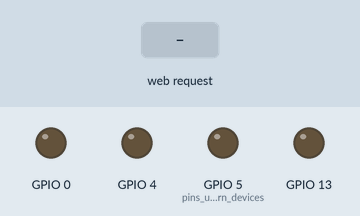
A sketch run on a simulated ESP8266 (NodeMCU). Shown: output pins drawn as LEDs (lit = HIGH). The inputs (shaded band) are chosen by the test bench. WiFi joins after 1.5 s; servers stay silent unless stated; what the sketch prints to the serial monitor is not drawn.

Above: at 2.7 s.
2.8 s: HTTP request GET /light1on received
At 4.0 s:
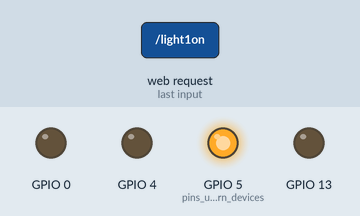
4.3 s: HTTP request GET /light2on received
At 5.2 s:
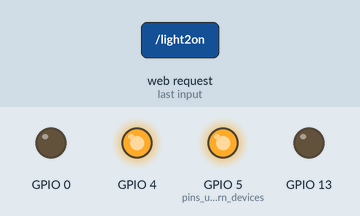
5.8 s: HTTP request GET /light1off received
At 6.4 s:
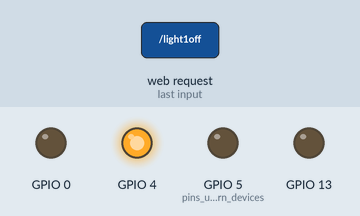
7.3 s: HTTP request GET /light3on received
At 7.6 s:
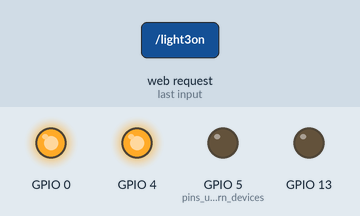
8.8 s: HTTP request GET /light2off received
At 9.9 s:
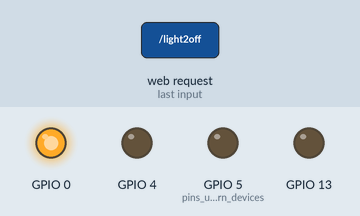
10.3 s: HTTP request GET /light4on received
At 11.0 s:
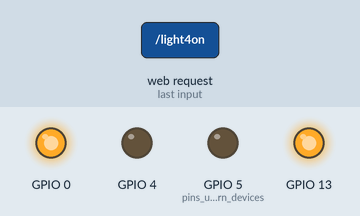
Timing chart, 0 to 12.8 s (numbered marks = the images above; inputs shaded):
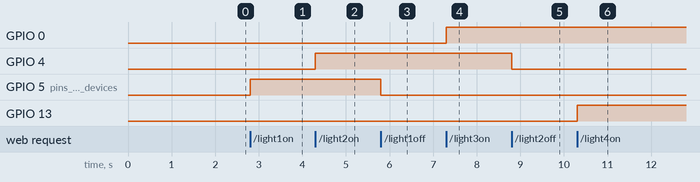

The sketch:

NodemcuWifiServoExample.ino
```cpp
//Wifi Arduino Servo Control with NodeMCU Example Code
//by Kreezy(KRosa) 1.12.2018

//Example Video can be found @ https://youtu.be/q4Ya8fxmjBw

//Upload this to your ESP8266 NodeMCU

#include <ESP8266WiFi.h>                // include esp8266wifi library

const char* ssid = "SSID";             // enter your wifi's ssid name inside the ""'s

const char* password = "PASSWORD";     // enter your wifi's password inside the ""'s


WiFiServer server(80);                // wifi server setup

void setup() {
  Serial.begin(115200);               // serial connection for debugging
  delay(10);
  pinMode(5, OUTPUT);                 // pins used to turn devices on/off are set to outputs here
  pinMode(4, OUTPUT);
  pinMode(0, OUTPUT);
  pinMode(13, OUTPUT);
  digitalWrite(5, LOW);               // turns all buttons to a default off state
  digitalWrite(4, LOW);
  digitalWrite(0, LOW);
  digitalWrite(13, LOW);

                                      // Connects to WiFi network
  Serial.println();
  Serial.println();
  Serial.print("Connecting to ");
  Serial.println(ssid);

  WiFi.begin(ssid, password);

  while (WiFi.status() != WL_CONNECTED) {
    delay(500);
    Serial.print(".");
  }
  Serial.println("");
  Serial.println("WiFi connected");

                                      // Starts the server
  server.begin();
  Serial.println("Server started");

                                      // Prints the IP address. Use serial monitor to double check the server ip
  Serial.print("Use this URL to connect: ");
  Serial.print("http://");
  Serial.print(WiFi.localIP());
  Serial.println("/");

}

void loop() {
                                       // Checks if a client has connected
  WiFiClient client = server.available();
  if (!client) {
    return;
  }

                                       // Waits until the client sends some data
  Serial.println("new client");
  while(!client.available()){
    delay(1);
  }

                                        // Reads the first line of the request
  String request = client.readStringUntil('\r');
  Serial.println(request);
  client.flush();

                                       // Matches the request


  if (request.indexOf("/light1on") > 0)  {
    digitalWrite(5, HIGH);

  }
  if (request.indexOf("/light1off") >0)  {
    digitalWrite(5, LOW);

  }

   if (request.indexOf("/light2on") > 0)  {
    digitalWrite(4, HIGH);

  }
  if (request.indexOf("/light2off") >0)  {
    digitalWrite(4, LOW);                         // Set ledPin according to the request
                                                  //digitalWrite(ledPin, value);
  }
    if (request.indexOf("/light3on") >0)  {
    digitalWrite(0, HIGH);

  }
  if (request.indexOf("/light3off") > 0)  {
    digitalWrite(0, LOW);

  }
   if (request.indexOf("/light4on") > 0)  {
    digitalWrite(13, HIGH);

  }
  if (request.indexOf("/light4off") > 0)  {
    digitalWrite(13, LOW);

  }


                                        // Return the response
  client.println("HTTP/1.1 200 OK");
  client.println("Content-Type: text/html");
  client.println(""); //  do not forget this one
  client.println("<!DOCTYPE HTML>");
  client.println("<html>");
  client.println("<head>");
  client.println("<meta name='apple-mobile-web-app-capable' content='yes' />");
  client.println("<meta name='apple-mobile-web-app-status-bar-style' content='black-translucent' />");
 client.println("</head>");
  client.println("<body bgcolor = \"#f7e6ec\">");
  client.println("<hr/><hr>");
  client.println("<h4><center> Kreezy's Wifi Servo Dashboard </center></h4>");
  client.println("<hr/><hr>");
  client.println("<br><br>");
  client.println("<br><br>");
  client.println("<center>");
  client.println("Device 1");
  client.println("<a href=\"/light1on\"\"><button>Turn On </button></a>");
  client.println("<a href=\"/light1off\"\"><button>Turn Off </button></a><br />");
  client.println("</center>");
  client.println("<br><br>");
   client.println("<center>");
   client.println("Device 2");
  client.println("<a href=\"/light2on\"\"><button>Turn On </button></a>");
  client.println("<a href=\"/light2off\"\"><button>Turn Off </button></a><br />");
client.println("</center>");
  client.println("<br><br>");
    client.println("<center>");
   client.println("Device 3");
  client.println("<a href=\"/light3on\"\"><button>Turn On </button></a>");
  client.println("<a href=\"/light3off\"\"><button>Turn Off </button></a><br />");
client.println("</center>");
  client.println("<br><br>");
   client.println("<center>");
   client.println("Device 4");
  client.println("<a href=\"/light4on\"\"><button>Turn On </button></a>");
  client.println("<a href=\"/light4off\"\"><button>Turn Off </button></a><br />");
client.println("</center>");
  client.println("<br><br>");
  client.println("<center>");
  client.println("<table border=\"5\">");
 client.println("<tr>");
  if (digitalRead(5))
         {
           client.print("<td>180 Degs is ON</td>");

         }
          else
          {
            client.print("<td>180 Degs is OFF</td>");

        }

        client.println("<br />");

         if (digitalRead(4))
          {
           client.print("<td>Light 2 is ON</td>");

         }
          else
          {

            client.print("<td>Light 2 is OFF</td>");

          }
          client.println("</tr>");


          client.println("<tr>");

          if (digitalRead(0))

          {
           client.print("<td>Light 3 is ON</td>");

          }

          else

          {
            client.print("<td>Light 3 is OFF</td>");
          }


          if (digitalRead(13))


          {


           client.print("<td>Light 4 is ON</td>");

          }


          else


          {


            client.print("<td>Light 4 is OFF</td>");


          }

          client.println("</tr>");


          client.println("</table>");

          client.println("</center>");
  client.println("</html>");
  delay(1);
  Serial.println("Client disonnected");
  Serial.println("");

}
```

Measured:
- after the input at 2.8 s, GPIO 5 (pins_used_to_turn_devices): LOW → HIGH at once
- after the input at 4.3 s, GPIO 4: LOW → HIGH at once
- after the input at 5.8 s, GPIO 5 (pins_used_to_turn_devices): HIGH → LOW at once
- after the input at 7.3 s, GPIO 0: LOW → HIGH at once
- after the input at 8.8 s, GPIO 4: HIGH → LOW at once
- after the input at 10.3 s, GPIO 13: LOW → HIGH at once
